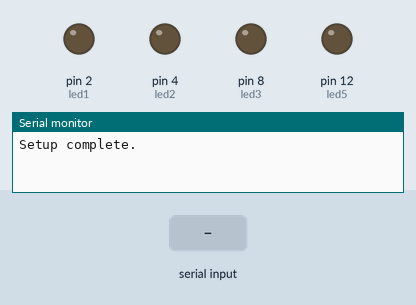
This sketch was run on a simulated Arduino Uno, built with avr-gcc and run on an emulated ATmega328P. Parts: output pins drawn as LEDs (lit = HIGH), the last lines printed to the serial monitor. The test bench sets the inputs (shaded band).

Above: at 6.2 s.
6.3 s: "ONE" received over Serial
At 8.3 s:
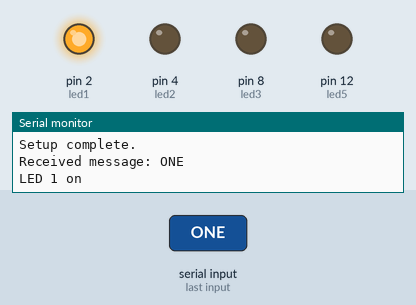
8.8 s: "TWO" received over Serial
At 10.2 s:
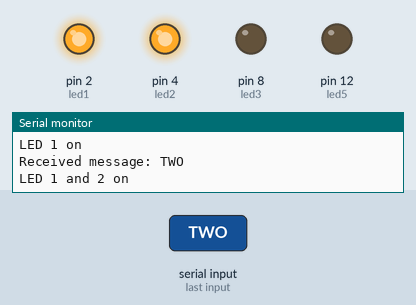
11.3 s: "FOUR" received over Serial
At 13.4 s:
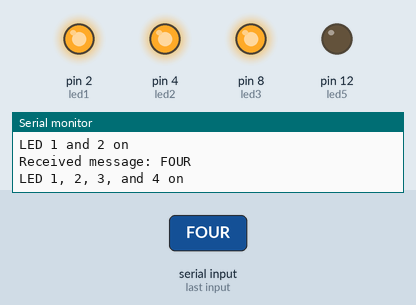
13.8 s: "5" received over Serial
At 15.2 s:
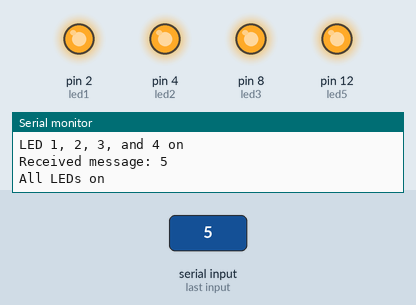
Timing chart, 0 to 16.8 s (numbered marks = the images above; inputs shaded):
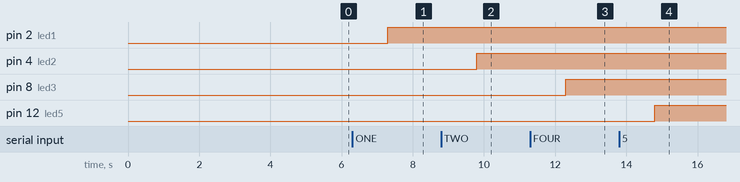

The sketch:

Program.ino
```cpp
#define led1 2
#define led2 4
#define led3 8
#define led4 8
#define led5 12

void setup() {
  Serial.begin(9600); // Initialize serial communication at 9600 bits per second
  pinMode(led1, OUTPUT);
  pinMode(led2, OUTPUT);
  pinMode(led3, OUTPUT);
  pinMode(led4, OUTPUT);
  pinMode(led5, OUTPUT);
  Serial.println("Setup complete.");
  delay(5000); // Delay for 5 seconds to allow for serial monitor checks
}

void loop() {
  if (Serial.available() > 0) {
    String msg = Serial.readString();
    Serial.print("Received message: ");
    Serial.println(msg);

    if (msg.startsWith("ZERO")|| msg.startsWith("0")){
      digitalWrite(led1, LOW);
      digitalWrite(led2, LOW);
      digitalWrite(led3, LOW);
      digitalWrite(led4, LOW);
      digitalWrite(led5, LOW);
      Serial.println("All LEDs off");
    }
    else if (msg.startsWith("ONE")) {
      digitalWrite(led1, HIGH);
      digitalWrite(led2, LOW);
      digitalWrite(led3, LOW);
      digitalWrite(led4, LOW);
      digitalWrite(led5, LOW);
      Serial.println("LED 1 on");
    }
    else if (msg.startsWith("TWO")) {
      digitalWrite(led1, HIGH);
      digitalWrite(led2, HIGH);
      digitalWrite(led3, LOW);
      digitalWrite(led4, LOW);
      digitalWrite(led5, LOW);
      Serial.println("LED 1 and 2 on");
    }
    else if (msg.startsWith("THREE")) {
      digitalWrite(led1, HIGH);
      digitalWrite(led2, HIGH);
      digitalWrite(led3, HIGH);
      digitalWrite(led4, LOW);
      digitalWrite(led5, LOW);
      Serial.println("LED 1, 2, and 3 on");
    }
    else if (msg.startsWith("FOUR")) {
      digitalWrite(led1, HIGH);
      digitalWrite(led2, HIGH);
      digitalWrite(led3, HIGH);
      digitalWrite(led4, HIGH);
      digitalWrite(led5, LOW);
      Serial.println("LED 1, 2, 3, and 4 on");
    }
    else if (msg.startsWith("5")) {
      digitalWrite(led1, HIGH);
      digitalWrite(led2, HIGH);
      digitalWrite(led3, HIGH);
      digitalWrite(led4, HIGH);
      digitalWrite(led5, HIGH);
      Serial.println("All LEDs on");
    }
     else {
      Serial.println("Unknown message");
    }
  }
  delay(1/24);
}
```

Measured:
- after the input at 6.3 s, pin 2 (led1): LOW → HIGH after 1.0 s
- after the input at 8.8 s, pin 4 (led2): LOW → HIGH after 1.0 s
- after the input at 11.3 s, pin 8 (led3): LOW → HIGH after 1.0 s
- after the input at 13.8 s, pin 12 (led5): LOW → HIGH after 1.0 s
